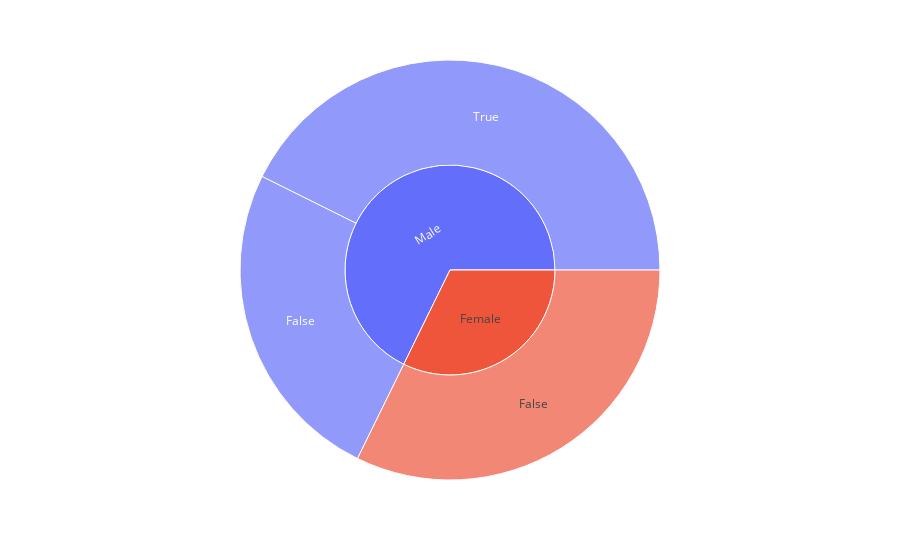

Write notebook code for a chart like this one.
### Code cell
fig = px.sunburst(df , path=['Gender' , 'Promo Code Used'] , values='Purchase Amount (USD)')
fig.show()

### Figure 1 — Plotly figure (JSON) as saved in the notebook; plotly's stock layout.template omitted (floating-point values rounded to 4 significant figures)
{"data": [{"branchvalues": "total", "domain": {"x": [0, 1], "y": [0, 1]}, "hovertemplate": "labels=%{label}<br>Purchase Amount (USD)=%{value}<br>parent=%{parent}<br>id=%{id}<extra></extra>", "ids": ["Female/False", "Male/False", "Male/True", "Female", "Male"], "labels": ["False", "False", "True", "Female", "Male"], "name": "", "parents": ["Female", "Male", "Male", "", ""], "type": "sunburst", "values": [75191, 58479, 99411, 75191, 157890]}], "layout": {"autosize": true, "legend": {"tracegroupgap": 0}, "margin": {"t": 60}}}
